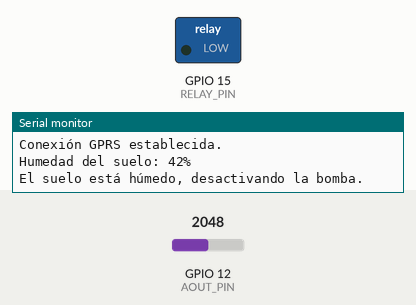
Recording of a sketch running on a simulated ESP32. Shown: switched loads named in the sketch (green lamp = pin HIGH), the last lines printed to the serial monitor. The inputs (shaded band) are chosen by the test bench; at power-on: GPIO 12 (AOUT_PIN) = 2048. Pins used as bus, display or sensor lines are not drawn.

Above: at 7.2 s.
7.3 s: GPIO 12 (AOUT_PIN) set to 2177
At 11.4 s:
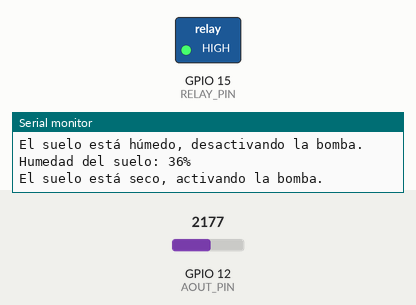
12.9 s: GPIO 12 (AOUT_PIN) set to 2047
At 16.8 s:
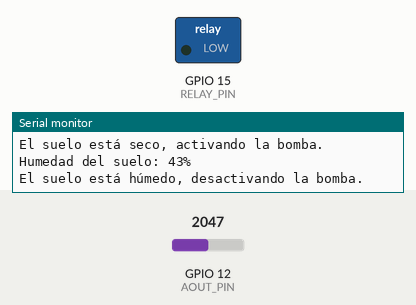
18.5 s: GPIO 12 (AOUT_PIN) set to 2866
At 22.0 s:
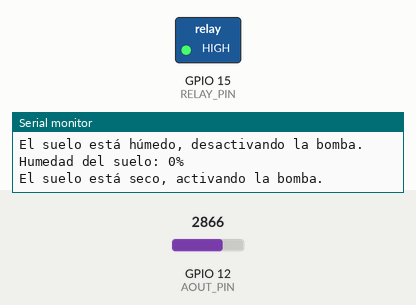
Timing chart, 0 to 23.5 s (numbered marks = the images above; inputs shaded):
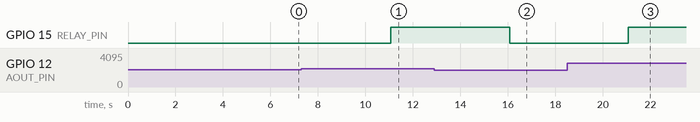

Measured:
- the behaviour switches between 2104 and 2105 on GPIO 12 (AOUT_PIN) (found by bisection; images 0 and 1)
- after the input at 7.3 s, GPIO 15 (RELAY_PIN): LOW → HIGH after 3.8 s
- after the input at 12.9 s, GPIO 15 (RELAY_PIN): HIGH → LOW after 3.2 s
- after the input at 18.5 s, GPIO 15 (RELAY_PIN): LOW → HIGH after 2.6 s

The sketch:

Ecoriego.ino
```cpp
#include "secrets.h"
#include "ThingSpeak.h"
#include <OneWire.h>
#include <DallasTemperature.h>
#include "DHT.h"
#include "esp_sleep.h"

#define TINY_GSM_MODEM_SIM800

#define SerialMon Serial
#define SerialAT Serial1

// Tus credenciales GPRS
const char apn[] = "TM";
const char gprsUser[] = "";
const char gprsPass[] = "";

#include <Wire.h>
#include <TinyGsmClient.h>

#ifdef DUMP_AT_COMMANDS
  #include <StreamDebugger.h>
  StreamDebugger debugger(SerialAT, SerialMon);
  TinyGsm modem(debugger);
#else
  TinyGsm modem(SerialAT);
#endif

long lastMsg = 0;

TinyGsmClient client(modem);

// DHT Sensor
#define DHTPIN 32
#define DHTTYPE DHT22
DHT dht(DHTPIN, DHTTYPE);

// Soil moisture sensor
#define AOUT_PIN 12

const int valAir = 2864;

const int valWater = 965;

int toPercent(int val) {
  int percent = map(val, valAir, valWater, 0, 100);
  return constrain(percent, 0, 100);
}

// DS18B20 Temperature sensor
const int oneWireBus = 4;

OneWire oneWire(oneWireBus);
DallasTemperature sensors(&oneWire);

// Relay control
#define RELAY_PIN 15  // Pin del relay
#define THRESHOLD 40  // Umbral de humedad en porcentaje (ajustable)

// TTGO T-Call modem configuration
#define MODEM_RST            5
#define MODEM_PWKEY          4
#define MODEM_POWER_ON       23
#define MODEM_TX             27
#define MODEM_RX             26

unsigned long myChannelNumber = SECRET_CH_ID;
const char * myWriteAPIKey = SECRET_WRITE_APIKEY;

unsigned long lastRelayCheck = 0;      // Para controlar el relay
unsigned long lastThingSpeakUpdate = 0; // Para actualizar ThingSpeak
const unsigned long relayInterval = 5000;        // 5 segundos para el control del relay
const unsigned long thingSpeakInterval = 60000;  // 60 segundos para actualizar ThingSpeak
unsigned long activePeriod = 300000;  // 5 minutos activos (en milisegundos) - Inicialmente estático
const unsigned long sleepDuration = 420 * 1000000ULL; // 7 minutos de sueño (en microsegundos) -> para pasarlo a 30 minutos -> 1800

unsigned long startActiveTime;

void setup() {
  Serial.begin(9600);
  dht.begin();
  sensors.begin();

  pinMode(MODEM_PWKEY, OUTPUT);
  pinMode(MODEM_RST, OUTPUT);
  pinMode(MODEM_POWER_ON, OUTPUT);
  digitalWrite(MODEM_PWKEY, LOW);
  digitalWrite(MODEM_RST, HIGH);
  digitalWrite(MODEM_POWER_ON, HIGH);

  SerialMon.println("Inicializando el modem...");
  SerialAT.begin(9600, SERIAL_8N1, MODEM_RX, MODEM_TX);
  delay(6000);

  if (!modem.restart()) {
    SerialMon.println("Error: No se pudo reiniciar el modem.");
    while (true);
  }

  if (!modem.gprsConnect(apn, gprsUser, gprsPass)) {
    SerialMon.println("Error: No se pudo conectar a GPRS.");
    delay(10000);
    modem.gprsConnect(apn, gprsUser, gprsPass);
  } else {
    SerialMon.println("Conexión GPRS establecida.");
  }

  ThingSpeak.begin(client);

  // Configurar el pin del relay
  pinMode(RELAY_PIN, OUTPUT);

  // Registrar la hora de inicio del período activo
  startActiveTime = millis();
}

void loop() {
  unsigned long currentMillis = millis();

  // Lógica para el control del relay basado en la humedad del suelo
  if (currentMillis - lastRelayCheck >= relayInterval) {
    lastRelayCheck = currentMillis;

    float soilm = analogRead(AOUT_PIN);
    int soilMoisturePercent = toPercent(soilm);

    Serial.print("Humedad del suelo: ");
    Serial.print(soilMoisturePercent);
    Serial.println("%");

    if (soilMoisturePercent < THRESHOLD) {
      Serial.println("El suelo está seco, activando la bomba.");
      digitalWrite(RELAY_PIN, HIGH);  // Activar la bomba
      activePeriod = 600000;  // Extender el período activo a 10 minutos si el suelo está seco
    } else {
      Serial.println("El suelo está húmedo, desactivando la bomba.");
      digitalWrite(RELAY_PIN, LOW);  // Desactivar la bomba
      activePeriod = 300000;  // Período activo normal de 5 minutos si el suelo está húmedo
    }
  }

  // Lógica para actualizar ThingSpeak
  if (currentMillis - lastThingSpeakUpdate >= thingSpeakInterval) {
    lastThingSpeakUpdate = currentMillis;

    float h = dht.readHumidity();
    float t = dht.readTemperature();

    if (isnan(h) || isnan(t)) {
      Serial.println("Error al leer los datos del sensor DHT.");
      return;
    }

    Serial.print(F("Humedad: "));
    Serial.print(h);
    Serial.print(F("%  Temperatura: "));
    Serial.print(t);
    Serial.println(F("°C"));

    sensors.requestTemperatures();
    float temperatureC = sensors.getTempCByIndex(0);

    Serial.print("Temperatura del suelo: ");
    Serial.print(temperatureC);
    Serial.println("ºC");

    float soilm = analogRead(AOUT_PIN);
    int soilMoisturePercent = toPercent(soilm);

    // Configurar los campos con los valores para ThingSpeak
    ThingSpeak.setField(1, h);
    ThingSpeak.setField(2, t);
    ThingSpeak.setField(3, temperatureC);
    ThingSpeak.setField(4, soilMoisturePercent);

    // Enviar los datos a ThingSpeak
    int x = ThingSpeak.writeFields(myChannelNumber, myWriteAPIKey);
    if (x == 200) {
      Serial.println("Actualización de canal exitosa.");
    } else {
      Serial.println("Error al actualizar el canal. Código HTTP: " + String(x));
    }
  }

  // Verificar si ha pasado el período activo dinámico
  if (currentMillis - startActiveTime >= activePeriod) {
    Serial.println("Entrando en modo de sueño profundo durante 7 minutos.");
    esp_sleep_enable_timer_wakeup(sleepDuration); // Configurar el temporizador de sueño
    esp_deep_sleep_start();  // Poner el ESP32 en sueño profundo
  }

  // Pequeña pausa para estabilizar el ciclo
  delay(100);  // Este delay es opcional y puede ajustarse
}
```

secrets.h
```cpp
#define SECRET_CH_ID 1234567			// replace with your channel number
#define SECRET_WRITE_APIKEY "YOUR_WRITE_API_KEY"   // replace with your channel write API Key
```
